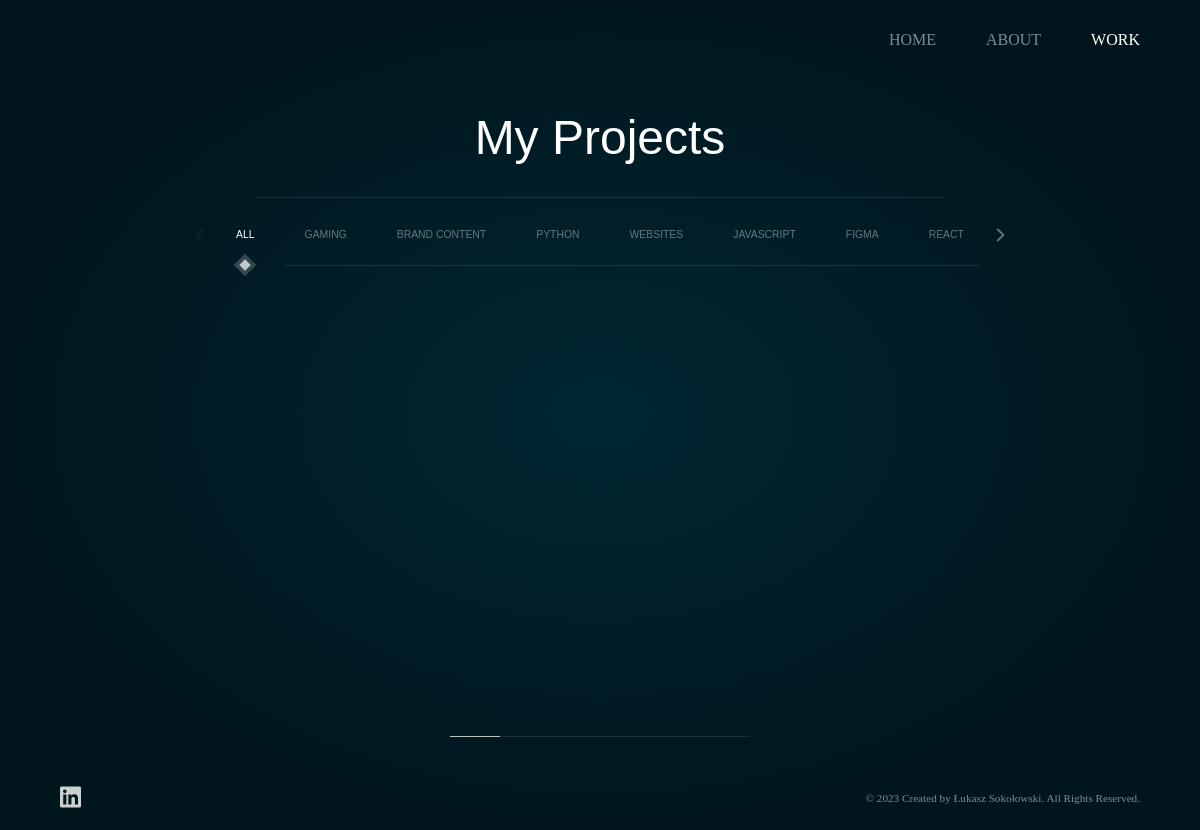
Screenshot of /portfolio/work/ with the database file from the repository.
### portfolio/models.py (models this page shows, shortened)
class Category(models.Model):
    name = models.CharField(max_length=128, unique=True)
    class Meta:
        verbose_name_plural = 'Categories'

### portfolio/views.py (the view)
# urls.py: path('work/', views.work, name='work'),
def work(request):
    category_list = Category.objects.all().order_by('id')
    context_dict = {}
    context_dict['title'] = 'Work'
    context_dict['categories'] = category_list
    return render(request, 'portfolio/work.html', context_dict)

### templates/portfolio/work.html (shortened to what this page needs)
{% extends 'portfolio/base.html' %}
{% load static %}
{% block main_block %}
<main class="work-main">
    <div class="slider-wrapper">
        <div class="slider__menu">
            <div class="menu__title">
                <p>My Projects</p>
            </div>
            <div class="menu__categories" id="categories">
                <div class="menu__arrow menu__arrow--left">
                    <svg width="35" height="58" viewBox="0 0 35 58" fill="none" xmlns="http://www.w3.org/2000/svg">
                        <path fill-rule="evenodd" clip-rule="evenodd" d="M34.6569 6.37267L29 0.71582L0.715729 29.0001L29 57.2844L34.6569 51.6275L12.0294 29.0001L34.6569 6.37267Z" fill="#FFF"/>
                    </svg>
                </div>
                <div class="menu__slider">
                {% if categories %}
                    <div class="menu__category active" id="all_categories" data-attr="{{ category.name }}">
                        <a class="category__link" href="#">ALL</a>
                    </div>
                    {% for category in categories %}
                        <div class="menu__category" data-attr="{{ category.name }}">
                            <a class="category__link" href="#">{{ category.name }}</a>
                        </div>
                    {% endfor %}
                {% else %}
                    <strong>There are no categories present.</strong>
                {% endif %}
                </div>
                <div class="menu__arrow menu__arrow--right">
                    <svg width="35" height="58" viewBox="0 0 35 58" fill="none" xmlns="http://www.w3.org/2000/svg">
                        <path fill-rule="evenodd" clip-rule="evenodd" d="M0.855841 6.37267L6.5127 0.71582L34.797 29.0001L6.5127 57.2844L0.855841 51.6275L23.4833 29.0001L0.855841 6.37267Z" fill="#FFF"/>
                    </svg>
                </div>
            </div>
            <div class="menu__nav">
                <div class="nav__thumb" id="menu_thumb">
                    <div class="nav__thumb--inner"></div>
                    <div class="nav__thumb--outer"></div>
                </div>
                <div class="nav__track nav__track--right"></div>
            </div>
        </div>
        <div class="slider__scrollbar">
            <div class="scrollbar__elements">
                <div class="scrollbar__track"></div>
                <div class="scrollbar__thumb">
                    <div class="scrollbar__thumb--inside"></div>
                </div>
            </div>
        </div>
    </div>
</main>
{% endblock %}

### rows the page displays
Category: name "GAMING"
Category: name "BRAND CONTENT"
Category: name "PYTHON"
Category: name "WEBSITES"
Category: name "JAVASCRIPT"
Category: name "FIGMA"
Category: name "REACT"
